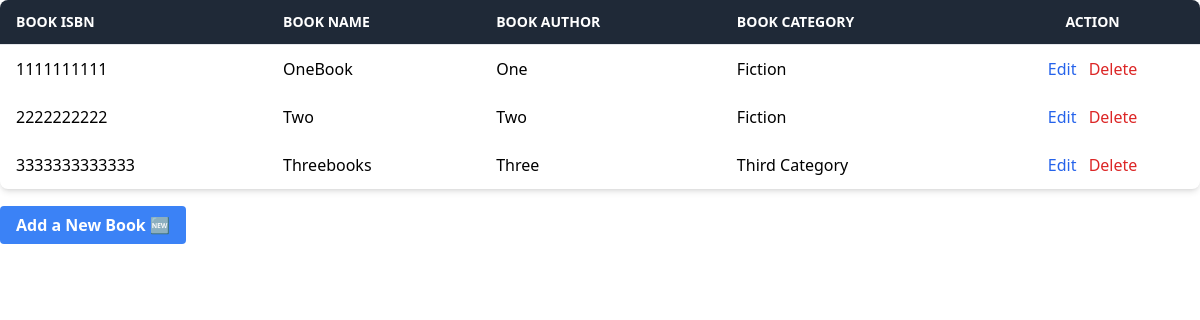
Page /bookrecords/ on the earlier database version.
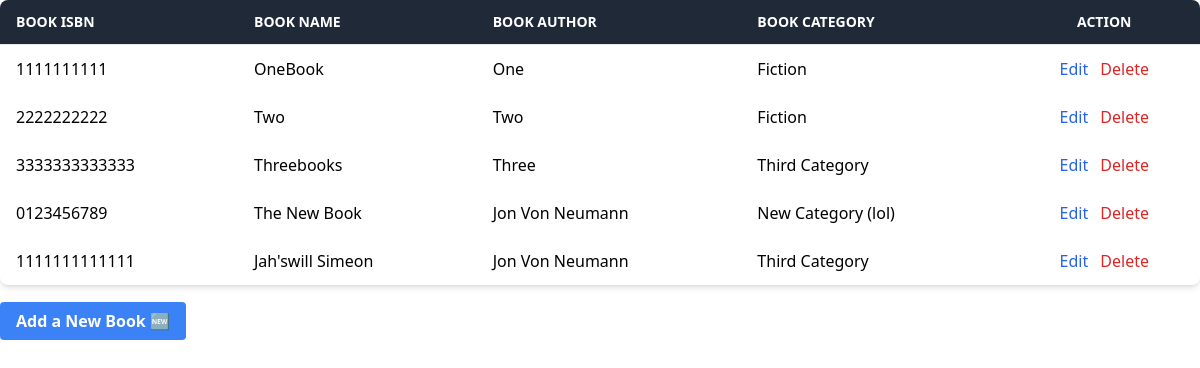
Same page on the later database version.
### crudapp/models.py (models this page shows, shortened)
class Book(models.Model):
    isbn = models.CharField(max_length=13)
    name = models.CharField(max_length=100)
    author = models.CharField(max_length=100)
    category = models.CharField(max_length=50)
    class Meta:
        db_table = "book"

### crudapp/views.py (the view)
# urls.py: path('bookrecords/', views.bookrecords, name="bookrecords"),
def bookrecords(request):
    books = Book.objects.all()
    return render(request, 'bookrecords.html', {'books': books})

### crudapp/templates/bookrecords.html (shortened to what this page needs)
{% load static %}
<!DOCTYPE html>
<html lang="en">
  <head>
    <link rel="stylesheet" href="{% static 'styles.css' %}" />
    <script src="https://cdn.tailwindcss.com"></script>
  </head>
  <body>
    <div class="overflow-x-auto rounded-lg shadow-md">
        <table class="min-w-full divide-y divide-gray-200">
          <thead class="bg-gray-800 text-white">
            <tr>
              <th class="text-left py-3 px-4 uppercase font-semibold text-sm">Book ISBN</th>
              <th class="text-left py-3 px-4 uppercase font-semibold text-sm">Book Name</th>
              <th class="text-left py-3 px-4 uppercase font-semibold text-sm">Book Author</th>
              <th class="text-left py-3 px-4 uppercase font-semibold text-sm">Book Category</th>
              <th class="text-center py-3 px-4 uppercase font-semibold text-sm">Action</th>
            </tr>
          </thead>
          <tbody>
            {% for book in books %}
            <tr class="hover:bg-gray-100">
              <td class="py-3 px-4">{{ book.isbn }}</td>
              <td class="py-3 px-4">{{ book.name }}</td>
              <td class="py-3 px-4">{{ book.author }}</td>
              <td class="py-3 px-4">{{ book.category }}</td>
              <td class="py-3 px-4 text-center space-x-2">
                <a href="{% url 'update_book' book.id %}" class="text-blue-600 hover:underline">Edit</a>
                <a href="{% url 'delete_book' book.id %}" class="text-red-600 hover:underline">Delete</a>
              </td>
            </tr>
            {% endfor %}
          </tbody>
        </table>
      </div>
      <br>
    <a href="{% url 'book' %}" class="bg-blue-500 hover:bg-blue-700 text-white font-semibold py-2 px-4 rounded">
        Add a New Book 🆕
    </a>
  </body>
</html>

Differences in the rows shown:
added Book: isbn "0123456789", name "The New Book", author "Jon Von Neumann", category "New Category (lol)"
added Book: isbn "1111111111111", name "Jah'swill Simeon", author "Jon Von Neumann", category "Third Category"
